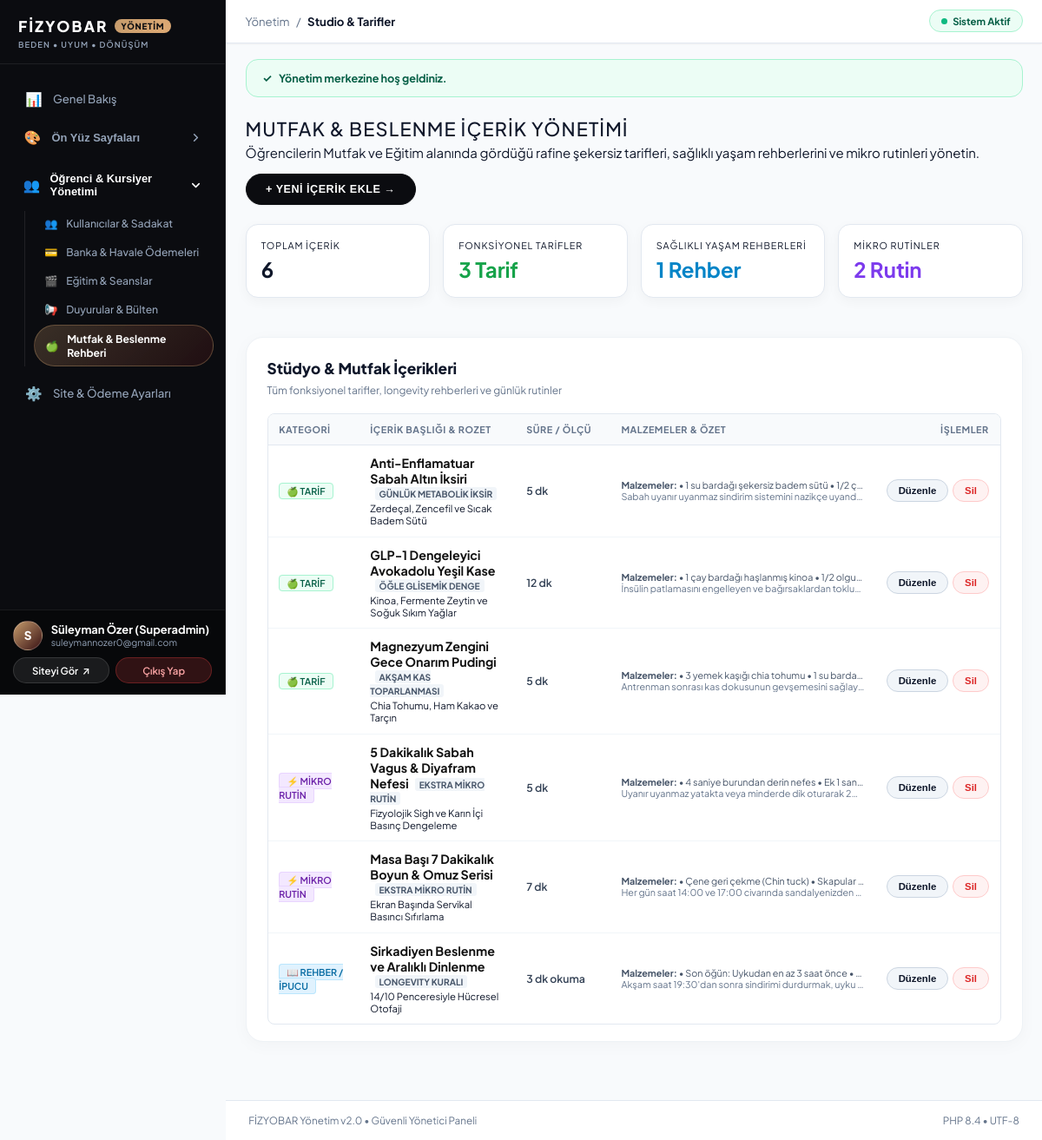
Screenshot of /en/xpanel/nutrition (signed in) with the database file from the repository.
### tables this page shows
CREATE TABLE `users` (
  `id` int(10) unsigned NOT NULL AUTO_INCREMENT,
  `full_name` varchar(150) NOT NULL,
  `email` varchar(191) NOT NULL,
  `phone` varchar(50) DEFAULT NULL,
  `password_hash` varchar(255) NOT NULL,
  `role` enum('admin','student') NOT NULL DEFAULT 'student',
  `status` enum('active','inactive','suspended') NOT NULL DEFAULT 'active',
  `created_at` datetime NOT NULL DEFAULT current_timestamp(),
  `updated_at` datetime NOT NULL DEFAULT current_timestamp() ON UPDATE current_timestamp(),
  PRIMARY KEY (`id`),
  UNIQUE KEY `email` (`email`)
);

CREATE TABLE `movement_nutrition` (
  `id` int(10) unsigned NOT NULL AUTO_INCREMENT,
  `category` varchar(50) NOT NULL DEFAULT 'recipe',
  `title` varchar(255) NOT NULL,
  `subtitle` varchar(255) DEFAULT NULL,
  `badge` varchar(100) DEFAULT NULL,
  `time_needed` varchar(50) DEFAULT NULL,
  `content` text NOT NULL,
  `ingredients` text DEFAULT NULL,
  `image_url` varchar(255) DEFAULT NULL,
  `sort_order` int(11) NOT NULL DEFAULT 0,
  `created_at` datetime NOT NULL DEFAULT current_timestamp(),
  PRIMARY KEY (`id`)
);

### app/Views/pages/xpanel/nutrition.php (the view, shortened to what the rows shown need)
<?php
require __DIR__ . '/layout_top.php';
$recipesCount = count(array_filter($items, fn($i) => $i['category'] === 'recipe'));
$guidesCount = count(array_filter($items, fn($i) => in_array($i['category'], ['guide', 'tip'], true)));
$routinesCount = count(array_filter($items, fn($i) => $i['category'] === 'routine'));
?>
<div style="display: flex; justify-content: space-between; align-items: center; margin-bottom: 1.5rem; flex-wrap: wrap; gap: 1rem;">
    <div>
        <h1 style="font-size: 1.45rem; font-weight: 500; color: var(--black); text-transform: uppercase; letter-spacing: 0.05em; margin: 0 0 0.25rem 0;">
            Mutfak &amp; Beslenme İçerik Yönetimi
        </h1>
        <p style="color: var(--text-muted); font-size: var(--font-sm); margin: 0;">
            Öğrencilerin Mutfak ve Eğitim alanında gördüğü rafine şekersiz tarifleri, sağlıklı yaşam rehberlerini ve mikro rutinleri yönetin.
        </p>
    </div>
    <button type="button" onclick="openNewNutritionModal()" class="xp-btn-pill-primary">
        + YENİ İÇERİK EKLE &rarr;
    </button>
</div>
<div style="display: grid; grid-template-columns: repeat(auto-fit, minmax(180px, 1fr)); gap: 1rem; margin-bottom: 1.5rem;">
    <div class="xpanel-card" style="padding: 1.15rem;">
        <span style="font-size: 0.72rem; text-transform: uppercase; letter-spacing: 0.08em; color: var(--text-muted); display: block; margin-bottom: 0.35rem;">Toplam İçerik</span>
        <strong style="font-size: 1.6rem; color: var(--black);"><?= count($items) ?></strong>
    </div>
    <div class="xpanel-card" style="padding: 1.15rem;">
        <span style="font-size: 0.72rem; text-transform: uppercase; letter-spacing: 0.08em; color: var(--text-muted); display: block; margin-bottom: 0.35rem;">Fonksiyonel Tarifler</span>
        <strong style="font-size: 1.6rem; color: #16a34a;"><?= $recipesCount ?> Tarif</strong>
    </div>
    <div class="xpanel-card" style="padding: 1.15rem;">
        <span style="font-size: 0.72rem; text-transform: uppercase; letter-spacing: 0.08em; color: var(--text-muted); display: block; margin-bottom: 0.35rem;">Sağlıklı Yaşam Rehberleri</span>
        <strong style="font-size: 1.6rem; color: #0284c7;"><?= $guidesCount ?> Rehber</strong>
    </div>
    <div class="xpanel-card" style="padding: 1.15rem;">
        <span style="font-size: 0.72rem; text-transform: uppercase; letter-spacing: 0.08em; color: var(--text-muted); display: block; margin-bottom: 0.35rem;">Mikro Rutinler</span>
        <strong style="font-size: 1.6rem; color: #7c3aed;"><?= $routinesCount ?> Rutin</strong>
    </div>
</div>
<div class="xp-table-card">
    <div class="xp-table-header-bar">
        <div>
            <h2 style="font-size: 1.15rem; font-weight: 800; color: #0f172a; margin: 0 0 0.2rem 0;">
                Stüdyo &amp; Mutfak İçerikleri
            </h2>
            <span style="font-size: 0.8rem; color: #64748b;">
                Tüm fonksiyonel tarifler, longevity rehberleri ve günlük rutinler
            </span>
        </div>
    </div>
    <?php if (empty($items)): ?>
        <p style="color: #64748b; font-size: 0.9rem; text-align: center; padding: 2.5rem 0;">
            Henüz içerik eklenmemiş. Yukarıdaki '+ Yeni İçerik Ekle' butonundan ilk tarif veya rehberinizi oluşturabilirsiniz.
        </p>
    <?php else: ?>
        <div class="xpanel-table-wrap">
            <table class="xpanel-table">
                <thead>
                    <tr>
                        <th style="width: 130px;">Kategori</th>
                        <th style="min-width: 180px;">İçerik Başlığı &amp; Rozet</th>
                        <th style="width: 120px;">Süre / Ölçü</th>
                        <th style="min-width: 220px;">Malzemeler &amp; Özet</th>
                        <th style="text-align: right; width: 120px;">İşlemler</th>
                    </tr>
                </thead>
                <tbody>
                    <?php foreach ($items as $item): ?>
                        <tr>
                            <td>
                                <?php if ($item['category'] === 'recipe'): ?>
                                    <span style="background: #ecfdf5; color: #065f46; border: 1px solid #a7f3d0; padding: 2px 8px; border-radius: 4px; font-size: 0.72rem; font-weight: 600;">
                                        🍏 TARİF
                                    </span>
                                <?php elseif (in_array($item['category'], ['guide', 'tip'], true)): ?>
                                    <span style="background: #e0f2fe; color: #0369a1; border: 1px solid #bae6fd; padding: 2px 8px; border-radius: 4px; font-size: 0.72rem; font-weight: 600;">
                                        📖 REHBER / İPUCU
                                    </span>
                                <?php else: ?>
                                    <span style="background: #f3e8ff; color: #6b21a8; border: 1px solid #e9d5ff; padding: 2px 8px; border-radius: 4px; font-size: 0.72rem; font-weight: 600;">
                                        ⚡ MİKRO RUTİN
                                    </span>
                                <?php endif; ?>
                            </td>
                            <td>
                                <strong style="font-size: 0.95rem; color: #111;"><?= e($item['title']) ?></strong>
                                <?php if (!empty($item['badge'])): ?>
                                    <span style="font-size: 0.68rem; background: #f1f5f9; color: #475569; padding: 1px 5px; border-radius: 3px; font-weight: 700; margin-left: 0.35rem;">
                                        <?= e($item['badge']) ?>
                                    </span>
                                <?php endif; ?>
                                <?php if (!empty($item['subtitle'])): ?>
                                    <div style="font-size: 0.75rem; color: var(--text-muted); margin-top: 2px;">
                                        <?= e($item['subtitle']) ?>
                                    </div>
                                <?php endif; ?>
                            </td>
                            <td>
                                <span style="font-size: 0.82rem; font-weight: 600; color: #334155;">
                                    <?= e($item['time_needed'] ?: '-') ?>
                                </span>
                            </td>
                            <td>
                                <?php if (!empty($item['ingredients'])): ?>
                                    <div style="font-size: 0.72rem; color: #475569; max-width: 280px; white-space: nowrap; overflow: hidden; text-overflow: ellipsis;">
                                        <strong>Malzemeler:</strong> <?= e($item['ingredients']) ?>
                                    </div>
                                <?php endif; ?>
                                <div style="font-size: 0.72rem; color: #64748b; max-width: 280px; white-space: nowrap; overflow: hidden; text-overflow: ellipsis;">
                                    <?= e($item['content']) ?>
                                </div>
                            </td>
                            <td style="text-align: right;">
                                <div style="display: inline-flex; gap: 0.35rem; align-items: center; justify-content: flex-end;">
                                    <button type="button"
                                            class="xp-btn-action-pill xp-btn-action-edit"
                                            onclick='openEditNutritionModal(<?= json_encode($item, JSON_HEX_TAG | JSON_HEX_APOS | JSON_HEX_QUOT | JSON_HEX_AMP) ?>)'>
                                        Düzenle
                                    </button>
                                    <form action="<?= url('/xpanel/nutrition/delete') ?>" method="POST" onsubmit="return confirm('<?= e(addslashes($item['title'])) ?> içeriğini silmek istediğinize emin misiniz?');" style="display:inline; margin: 0;">
                                        <button type="submit" class="xp-btn-action-pill xp-btn-action-danger">Sil</button>
                                    </form>
                                </div>
                            </td>
                        </tr>
                    <?php endforeach; ?>
                </tbody>
            </table>
        </div>
    <?php endif; ?>
</div>
<?php require __DIR__ . '/layout_bottom.php'; ?>

### app/Views/pages/xpanel/layout_top.php (shortened to what the rows shown need)
<?php
$currentUri = \Core\Router::getCurrentUri();
$adminUser = \Core\Auth::user();
$isPagesRoute = str_contains($currentUri, 'pages');
?>
<!DOCTYPE html>
<html lang="tr" dir="ltr" class="xp-html">
<head>
    <link rel="stylesheet" href="<?= asset('assets/css/xpanel.css') ?>?v=<?= time() ?>">
</head>
<body class="xp-body">
    <aside class="xp-sidebar" id="xpSidebar">
        <div class="xp-sidebar-brand">
            <a href="<?= url('/xpanel') ?>" class="xp-brand-link">
                <h1 class="xp-brand-title">
                    FİZYOBAR
                    <span class="xp-brand-tag">YÖNETİM</span>
                </h1>
                <span class="xp-brand-motto">BEDEN &bull; UYUM &bull; DÖNÜŞÜM</span>
            </a>
        </div>
<?php
$isCrmRoute = str_contains($currentUri, 'users') || str_contains($currentUri, 'enrollments') || str_contains($currentUri, 'courses') || str_contains($currentUri, 'announcements') || str_contains($currentUri, 'nutrition');
?>
        <div class="xp-sidebar-nav-scroll">
            <nav class="xp-nav-section">
                <a href="<?= url('/xpanel') ?>" class="xp-nav-link <?= ($currentUri === '/xpanel' || $currentUri === '/tr/xpanel') && !$isPagesRoute ? 'active' : '' ?>">
                    <span class="xp-nav-left">
                        <span class="xp-nav-icon">📊</span>
                        <span>Genel Bakış</span>
                    </span>
                </a>
                <div class="xp-nav-group <?= $isPagesRoute ? 'is-open' : '' ?>" id="navGroupPages">
                    <button type="button" class="xp-nav-group-header" onclick="toggleNavGroup('navGroupPages')">
                        <span class="xp-nav-group-title">
                            <span class="xp-nav-icon">🎨</span>
                            <span>Ön Yüz Sayfaları</span>
                        </span>
                        <svg class="xp-nav-group-chevron" width="15" height="15" viewBox="0 0 24 24" fill="none" stroke="currentColor" stroke-width="2.5" stroke-linecap="round" stroke-linejoin="round">
                            <polyline points="6 9 12 15 18 9"></polyline>
                        </svg>
                    </button>
                </div>
                <div class="xp-nav-group <?= $isCrmRoute ? 'is-open' : '' ?>" id="navGroupCrm">
                    <button type="button" class="xp-nav-group-header" onclick="toggleNavGroup('navGroupCrm')">
                        <span class="xp-nav-group-title">
                            <span class="xp-nav-icon">👥</span>
                            <span>Öğrenci &amp; Kursiyer Yönetimi</span>
                        </span>
                        <svg class="xp-nav-group-chevron" width="15" height="15" viewBox="0 0 24 24" fill="none" stroke="currentColor" stroke-width="2.5" stroke-linecap="round" stroke-linejoin="round">
                            <polyline points="6 9 12 15 18 9"></polyline>
                        </svg>
                    </button>
                    <div class="xp-nav-group-items">
                        <a href="<?= url('/xpanel/users') ?>" class="xp-nav-sub-link <?= str_contains($currentUri, 'users') ? 'active' : '' ?>">
                            <span>👥</span>
                            <span>Kullanıcılar &amp; Sadakat</span>
                        </a>
                        <a href="<?= url('/xpanel/enrollments') ?>" class="xp-nav-sub-link <?= str_contains($currentUri, 'enrollments') ? 'active' : '' ?>">
                            <span>💳</span>
                            <span>Banka &amp; Havale Ödemeleri</span>
                        </a>
                        <a href="<?= url('/xpanel/courses') ?>" class="xp-nav-sub-link <?= str_contains($currentUri, 'courses') ? 'active' : '' ?>">
                            <span>🎬</span>
                            <span>Eğitim &amp; Seanslar</span>
                        </a>
                        <a href="<?= url('/xpanel/announcements') ?>" class="xp-nav-sub-link <?= str_contains($currentUri, 'announcements') ? 'active' : '' ?>">
                            <span>📢</span>
                            <span>Duyurular &amp; Bülten</span>
                        </a>
                        <a href="<?= url('/xpanel/nutrition') ?>" class="xp-nav-sub-link <?= str_contains($currentUri, 'nutrition') ? 'active' : '' ?>">
                            <span>🍏</span>
                            <span>Mutfak &amp; Beslenme Rehberi</span>
                        </a>
                    </div>
                </div>
                <a href="<?= url('/xpanel/settings') ?>" class="xp-nav-link <?= str_contains($currentUri, 'settings') ? 'active' : '' ?>">
                    <span class="xp-nav-left">
                        <span class="xp-nav-icon">⚙️</span>
                        <span>Site &amp; Ödeme Ayarları</span>
                    </span>
                </a>
            </nav>
        </div>
        <div class="xp-sidebar-footer">
            <div class="xp-user-card">
                <div class="xp-user-avatar">
                    <?= mb_substr($adminUser['full_name'] ?? 'S', 0, 1) ?>
                </div>
                <div class="xp-user-meta">
                    <div class="xp-user-name"><?= e($adminUser['full_name'] ?? 'Süper Yönetici') ?></div>
                    <div class="xp-user-role"><?= e($adminUser['email'] ?? 'Yönetici') ?></div>
                </div>
            </div>
            <div class="xp-footer-actions">
                <a href="<?= url('/') ?>" target="_blank" class="xp-btn-side-site" title="Site ön yüzünü yeni sekmede aç">
                    <span>Siteyi Gör</span>
                    <span>↗</span>
                </a>
                <a href="<?= url('/xpanel/logout') ?>" class="xp-btn-side-logout">
                    <span>Çıkış Yap</span>
                </a>
            </div>
        </div>
    </aside>
    <div class="xp-main-wrapper">
        <header class="xp-top-bar">
            <div class="xp-top-bar-left">
                <div class="xp-breadcrumb">
                    <span>Yönetim</span>
                    <span>/</span>
                    <strong><?= e($metaTitle ?? 'Kontrol Paneli') ?></strong>
                </div>
            </div>
            <div style="display: flex; align-items: center; gap: 0.75rem;">
                <div class="xp-top-status-badge">
                    <span class="xp-status-dot"></span>
                    <span>Sistem Aktif</span>
                </div>
            </div>
        </header>
        <main class="xp-content-area">
            <?php if (!empty($flash)): ?>
                <div style="background-color: var(--xp-emerald-light); border: 1px solid #a7f3d0; color: #065f46; padding: 0.85rem 1.25rem; border-radius: var(--xp-radius-md); margin-bottom: 1.5rem; font-size: 0.84rem; font-weight: 700; display: flex; align-items: center; gap: 0.5rem;">
                    <span>✓</span>
                    <span><?= e($flash) ?></span>
                </div>
            <?php endif; ?>

### rows the page displays
users: full_name "S", full_name "Süleyman Özer (Superadmin)", email "suleymannozer0@gmail.com"
movement_nutrition: category "🍏 TARİF", title "Anti-Enflamatuar Sabah Altın İksiri", badge "GÜNLÜK METABOLİK İKSİR", subtitle "Zerdeçal, Zencefil ve Sıcak Badem Sütü", time_needed "5 dk", ingredients "• 1 su bardağı şekersiz badem sütü • 1/2 ç…", content "Sabah uyanır uyanmaz sindirim sistemini nazikçe uyand…"
movement_nutrition: category "🍏 TARİF", title "GLP-1 Dengeleyici Avokadolu Yeşil Kase", badge "ÖĞLE GLİSEMİK DENGE", subtitle "Kinoa, Fermente Zeytin ve Soğuk Sıkım Yağlar", time_needed "12 dk", ingredients "• 1 çay bardağı haşlanmış kinoa • 1/2 olgu…", content "İnsülin patlamasını engelleyen ve bağırsaklardan toklu…"
movement_nutrition: category "🍏 TARİF", title "Magnezyum Zengini Gece Onarım Pudingi", badge "AKŞAM KAS TOPARLANMASI", subtitle "Chia Tohumu, Ham Kakao ve Tarçın", time_needed "5 dk", ingredients "• 3 yemek kaşığı chia tohumu • 1 su barda…", content "Antrenman sonrası kas dokusunun gevşemesini sağlay…"
movement_nutrition: category "⚡ MİKRO RUTİN", title "5 Dakikalık Sabah Vagus & Diyafram Nefesi", badge "EKSTRA MİKRO RUTİN", subtitle "Fizyolojik Sigh ve Karın İçi Basınç Dengeleme", time_needed "5 dk", ingredients "• 4 saniye burundan derin nefes • Ek 1 san…", content "Uyanır uyanmaz yatakta veya minderde dik oturarak 2…"
movement_nutrition: category "⚡ MİKRO RUTİN", title "Masa Başı 7 Dakikalık Boyun & Omuz Serisi", badge "EKSTRA MİKRO RUTİN", subtitle "Ekran Başında Servikal Basıncı Sıfırlama", time_needed "7 dk", ingredients "• Çene geri çekme (Chin tuck) • Skapular…", content "Her gün saat 14:00 ve 17:00 civarında sandalyenizden…"
movement_nutrition: category "📖 REHBER / İPUCU", title "Sirkadiyen Beslenme ve Aralıklı Dinlenme", badge "LONGEVITY KURALI", subtitle "14/10 Penceresiyle Hücresel Otofaji", time_needed "3 dk okuma", ingredients "• Son öğün: Uykudan en az 3 saat önce •…", content "Akşam saat 19:30'dan sonra sindirimi durdurmak, uyku…"

### other values shown
$metaTitle "Studio & Tarifler"
$flash "Yönetim merkezine hoş geldiniz."
count($items) "6"
$recipesCount "3"
$guidesCount "1"
$routinesCount "2"
PHP_MAJOR_VERSION "8"
PHP_MINOR_VERSION "4"
